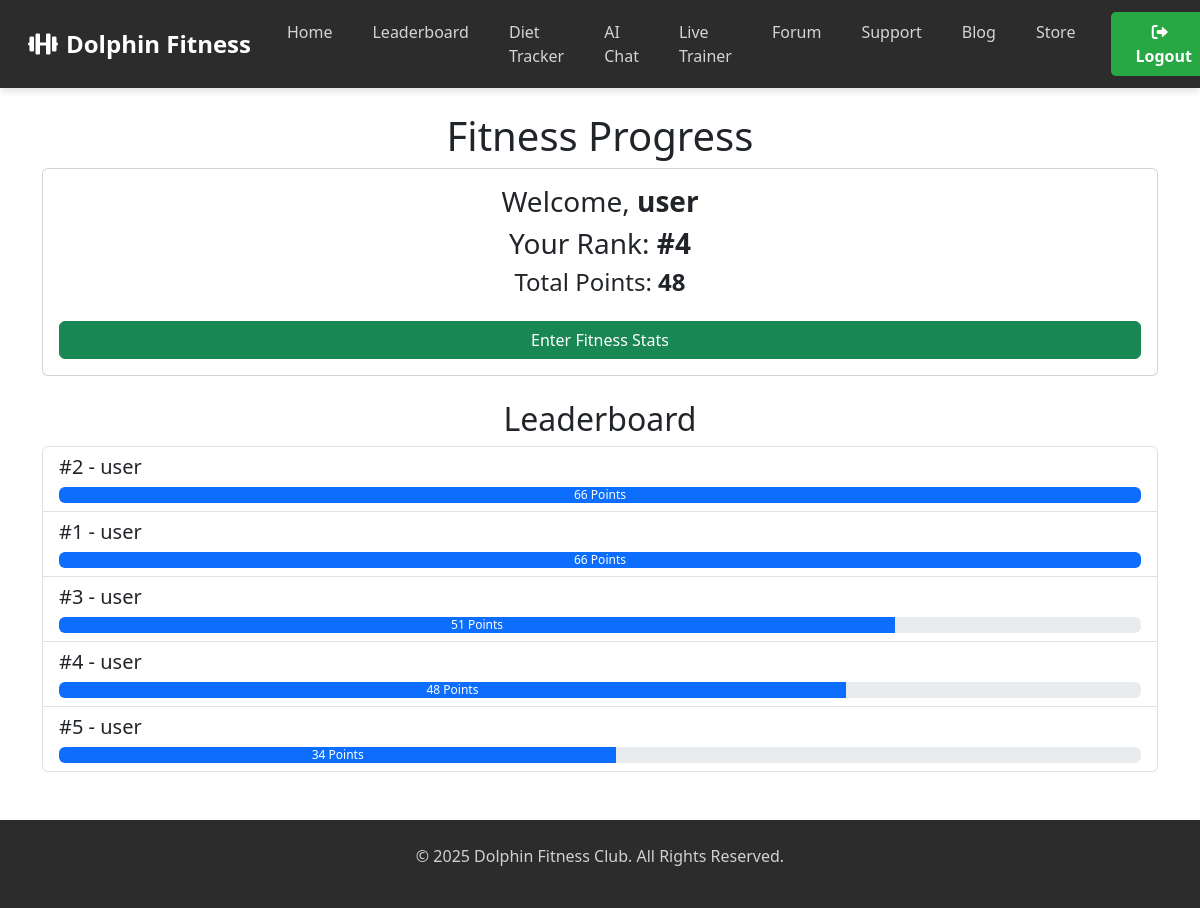
/index/dashboard/pages/leaderboard.php (signed in), run on an earlier commit of the app's database.
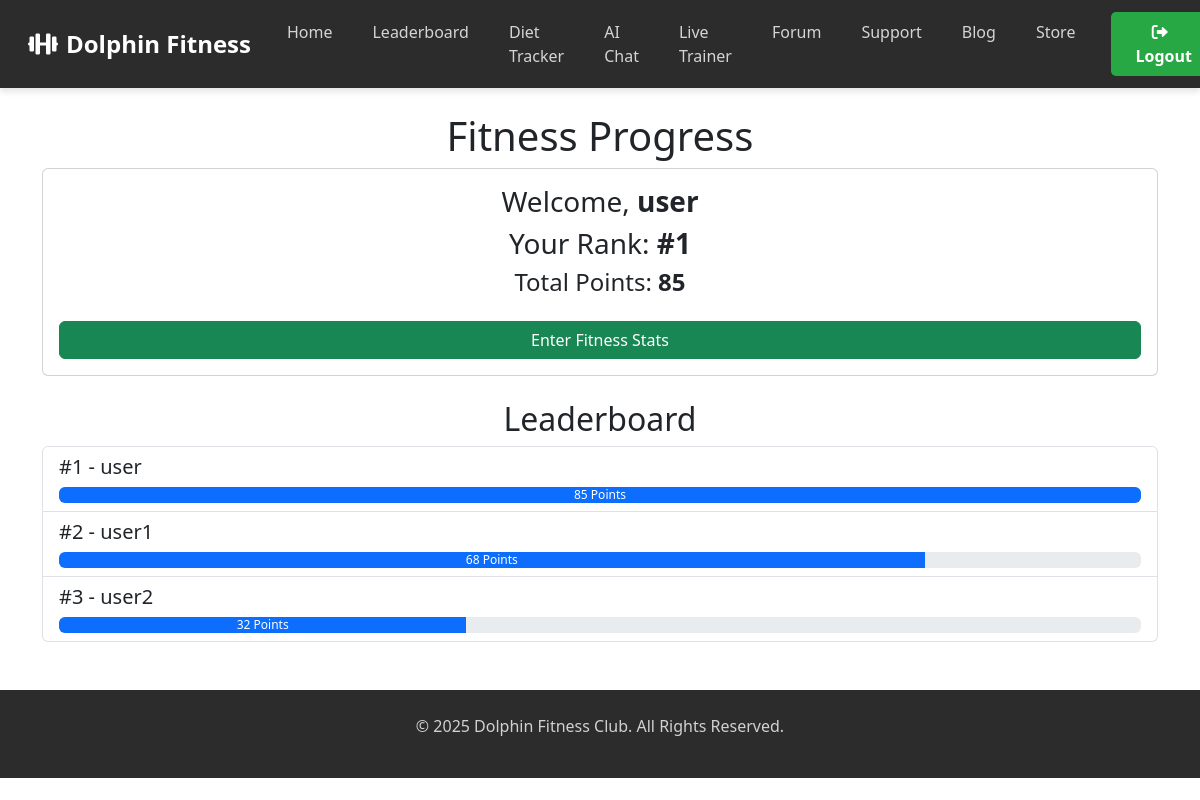
And on a later commit of the database.
### tables this page shows
CREATE TABLE `users` (
  `id` int(11) NOT NULL,
  `first_name` varchar(100) NOT NULL,
  `last_name` varchar(100) NOT NULL,
  `email` varchar(100) NOT NULL,
  `username` varchar(50) NOT NULL,
  `password` varchar(255) NOT NULL
);

CREATE TABLE `leaderboard` (
  `id` int(11) NOT NULL,
  `user_id` int(11) DEFAULT NULL,
  `total_points` int(10) DEFAULT NULL,
  `rank` int(11) DEFAULT NULL
);

### index/dashboard/pages/leaderboard.php (the view, shortened to what this page needs)
<?php
include_once "component/dashboard_header.php";
include_once "include/db.php";
$user_id = $_SESSION['userid'];
$query = "SELECT users.username, leaderboard.total_points, leaderboard.rank
          FROM leaderboard
          JOIN users ON leaderboard.user_id = users.id
          WHERE leaderboard.user_id = ?";
$stmt = $mysqli->prepare($query);
$stmt->bind_param("i", $user_id);
$stmt->execute();
$result = $stmt->get_result();
$user_data = $result->fetch_assoc();
$total_points = $user_data['total_points'] ?? 0;
$user_rank = $user_data['rank'] ?? "Unranked";
$username = $user_data['username'] ?? "Unknown";
$query = "SELECT users.username, leaderboard.total_points, leaderboard.rank
          FROM leaderboard
          JOIN users ON leaderboard.user_id = users.id
          ORDER BY leaderboard.total_points DESC";
$result = $mysqli->query($query);
$rank_data = [];
while ($row = $result->fetch_assoc()) {
    $rank_data[] = $row;
}
?>
<div class="container mt-4">
    <h1 class="text-center">Fitness Progress</h1>
    <div class="card p-3 mb-4 text-center">
        <h3>Welcome, <strong><?php echo $username; ?></strong></h3>
        <h3>Your Rank: <strong>#<?php echo $user_rank; ?></strong></h3>
        <h4>Total Points: <strong><?php echo $total_points; ?></strong></h4>
        <button class="btn btn-success mt-3" id="openFormBtn">Enter Fitness Stats</button>
    </div>
    <h2 class="text-center">Leaderboard</h2>
    <div class="list-group">
        <?php foreach ($rank_data as $index => $user) {
            $progress = ($user['total_points'] / max(array_column($rank_data, 'total_points'))) * 100;
        ?>
            <div class="list-group-item">
                <h5>#<?php echo $user['rank']; ?> - <?php echo htmlspecialchars($user['username']); ?></h5>
                <div class="progress">
                    <div class="progress-bar" role="progressbar" style="width: <?php echo $progress; ?>%;"
                         aria-valuenow="<?php echo $user['total_points']; ?>" aria-valuemin="0"
                         aria-valuemax="100">
                        <?php echo $user['total_points']; ?> Points
                    </div>
                </div>
            </div>
        <?php } ?>
    </div>
</div>
<?php
include_once "component/dashboard_footer.php";
?>

What changed in the data, as far as the page shows it:
no longer on this page (row unchanged): users: username "user"
removed leaderboard: rank "4", total_points "48", user.username "user"
removed leaderboard: rank "2", user.username "user", total_points "66"
removed leaderboard: rank "1", user.username "user", total_points "66"
removed leaderboard: rank "3", user.username "user", total_points "51"
removed leaderboard: rank "5", user.username "user", total_points "34"
added leaderboard: user.username "user", rank "1", total_points "85"
added leaderboard: rank "2", user.username "user1", total_points "68"
added leaderboard: rank "3", user.username "user2", total_points "32"
